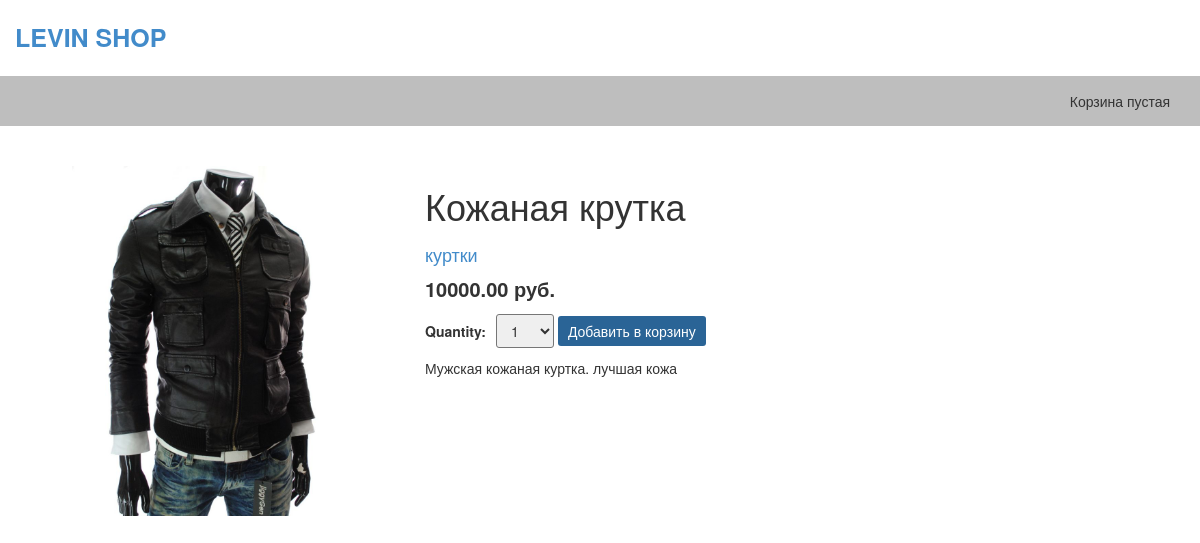
Screenshot of /1/kozhanaya-krutka/ with the database file from the repository.
### shop/models.py (models this page shows, shortened)
class Product(models.Model):
    category = models.ForeignKey(Category, related_name='products', verbose_name="Категория")
    name = models.CharField(max_length=200, db_index=True, verbose_name="Название")
    slug = models.SlugField(max_length=200, db_index=True)
    image = models.ImageField(upload_to='products/%Y/%m/%d/', blank=True, verbose_name="Изображение товара")
    description = models.TextField(blank=True, verbose_name="Описание")
    price = models.DecimalField(max_digits=10, decimal_places=2, verbose_name="Цена")
    stock = models.PositiveIntegerField(verbose_name="На складе")
    available = models.BooleanField(default=True, verbose_name="Доступен")
    created = models.DateTimeField(auto_now_add=True)
    updated = models.DateTimeField(auto_now=True)
    class Meta:
        ordering = ['name']
        index_together = [
            ['id', 'slug']
        ]

class Category(models.Model):
    name = models.CharField(max_length=200, db_index=True)
    slug = models.SlugField(max_length=200, db_index=True, unique=True)
    class Meta:
        ordering = ['name']
        verbose_name = 'Категория'
        verbose_name_plural = 'Категории'
    def __str__(self):
        return self.name
    def get_absolute_url(self):
        return reverse('shop:ProductListByCategory', args=[self.slug])

### shop/views.py (the view)
# urls.py: url(r'^(?P<id>\d+)/(?P<slug>[-\w]+)/$', views.ProductDetail, name='ProductDetail'),
def ProductDetail(request, id, slug):
    product = get_object_or_404(Product, id=id, slug=slug, available=True)
    cart_product_form = CartAddProductForm()
    return render(request, 'shop/product/detail.html',
                             {'product': product,
                              'cart_product_form': cart_product_form})

### cart/forms.py
class CartAddProductForm(forms.Form):
    quantity = forms.TypedChoiceField(choices=PRODUCT_QUANTITY_CHOICES, coerce=int)
    update = forms.BooleanField(required=False, initial=False, widget=forms.HiddenInput)

### cart/cart.py (called while the page is built)
    def __len__(self):
        return sum(item['quantity'] for item in self.cart.values())

### cart/context_processors.py (called while the page is built)
def cart(request):
    return {'cart': Cart(request)}

### shop/templates/shop/product/detail.html (shortened to what this page needs)
{% extends "shop/base.html" %}
{% load static %}
{% block content %}
  <div class="product-detail">
    <div class="col-sm-4">
      <img src="{% if product.image %}{{ product.image.url }}{% else %}{% static "img/no-image.jpg"%}{% endif %}" class="img-responsive">
    </div>
    <div class="col-sm-8">
      <h1>{{ product.name }}</h1>
      <h2><a href="{{ product.category.get_absolute_url }}">{{ product.category }}</a></h2>
      <p class="price">{{ product.price }} руб.</p>
      <form action="{% url "cart:CartAdd" product.id %}" method="post" class="add">
        {{ cart_product_form }}
        <input type="submit" value="Добавить в корзину">
      </form>
      <span>{{ product.description | linebreaks}}</span>
    </div>
  </div>
{% endblock %}

### shop/static/CSS/style.css (style rules this page uses)
.product-detail { margin-top: 40px; }
.price { font-weight: 600; font-size: 20px; }
.product-detail h2 { font-size: 18px; }
form.add { margin-bottom: 10px; }
form.add label { margin-right: 10px; }
#id_quantity { padding: 5px 10px; border-radius: 3px; }
form.add input[type="submit"] { background: #2a6496; border-radius: 3px; border: 0; padding: 5px 10px; color: white; }

### rows the page displays
Product: image (picture), name "Кожаная крутка", category "куртки", price "10000.00", description "Мужская кожаная куртка. лучшая кожа"
